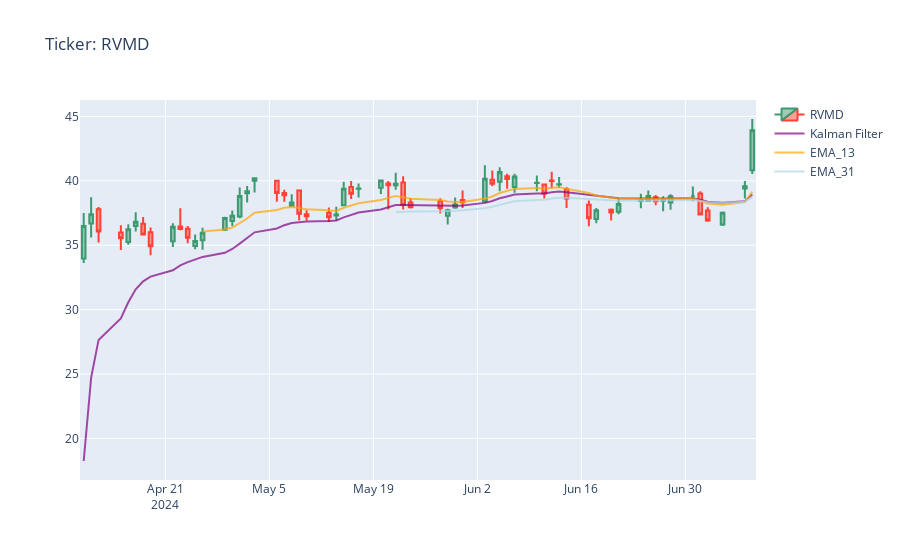
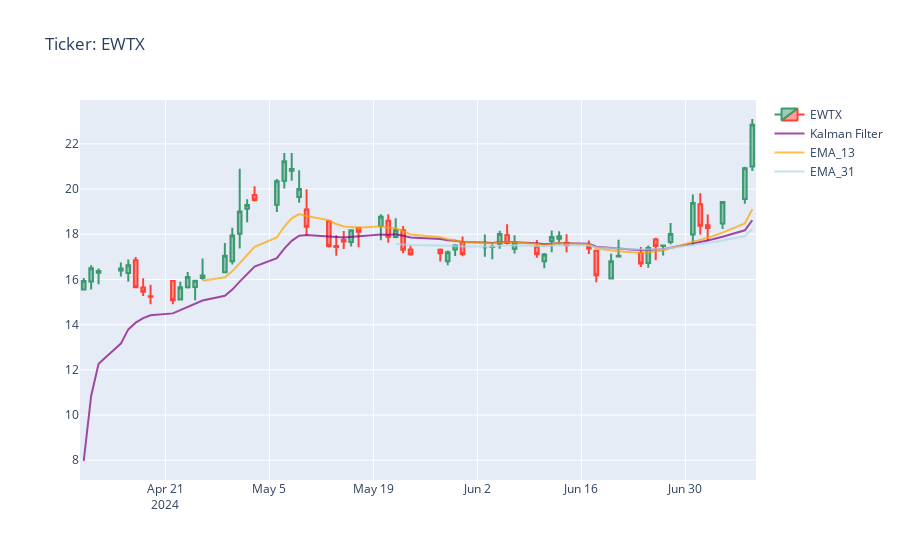
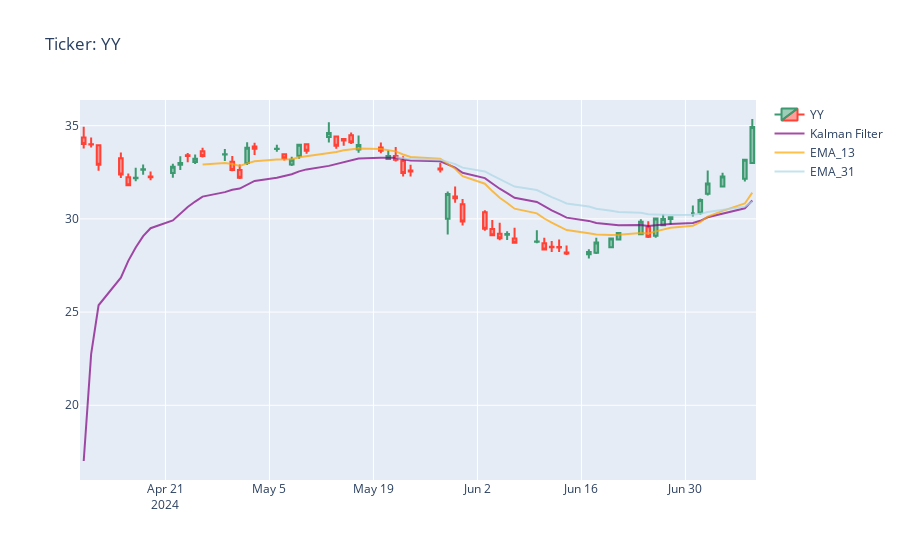
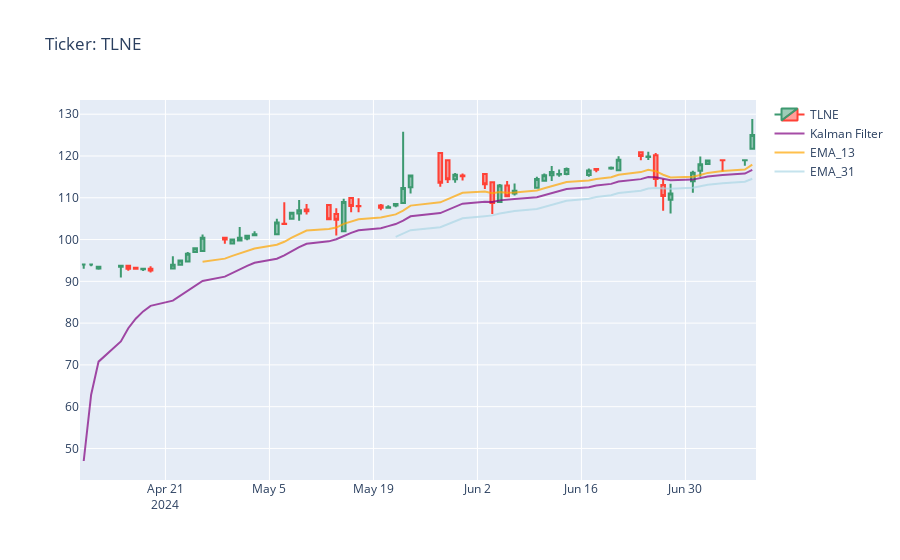

The notebook cell these images were saved under, in order:
### Markdown cell above
# Entry Points

### Code cell
# Plotly within a double nested for-loop. 
# This pulls from Yahoo's Gainers first page, then implements technical indicators to output forecasts, 
# RSI, choppiness, trend archers, & other conditionals to aid in decision making.

from plotly.offline import init_notebook_mode, iplot
init_notebook_mode(connected=True)

# Pull Yahoo's Top Gainers of Today - first page.

url = 'https://finance.yahoo.com/gainers?count=100&offset=0'
headers = {
  'User-Agent': 'Mozilla/5.0 (Windows NT 10.0; rv:91.0) Gecko/20100101 Firefox/91.0'
}

ytext = requests.get(url,headers=headers).text
yroot = lxml.html.fromstring(ytext)
List = []
for x in yroot.xpath('//*[@id="fin-scr-res-table"]//a'):
    List.append({"top_movers":x.attrib['href'].split("/")[-2].split("?")[0]})
List = pd.DataFrame(List)

# calculating plotter
print('\n Entry Points')
for i,v in [(v,yf.download(tickers=v, period='3mo', interval='1d')) for i,v in List.top_movers.items()]:
    try:
        #calculate_symbol(v)
        if (calculate_symbol(v)[8] == True) & (calculate_symbol(v)[4]<="40"):
            print(f'\n\nTicker: {i}\n\n "Entry Point"  AMAT &  (EMA_13 > Kalman) & (Choppiness <= 40):',calculate_symbol(v)[8])
            print(' "Exit Point"  ~AMAT & ~(EMA_13 > Kalman):',calculate_symbol(v)[9])
            print('\n\nClose:',calculate_symbol(v)[1])
            print('Ichimoku 9-Day Forecast:',calculate_symbol(v)[2])
            print('Ichimoku 26-Day Forecast:',calculate_symbol(v)[3])
            print('Choppiness (%):',calculate_symbol(v)[4])
            print('RSI:',calculate_symbol(v)[5])
            print('Archer MA Trending:',calculate_symbol(v)[6])
            print('EMA_13 > Kalman:',calculate_symbol(v)[7])
            print('Low > Kalman:',calculate_symbol(v)[10])
            plot(v.tail(90),i)
        else:pass
    except:pass
